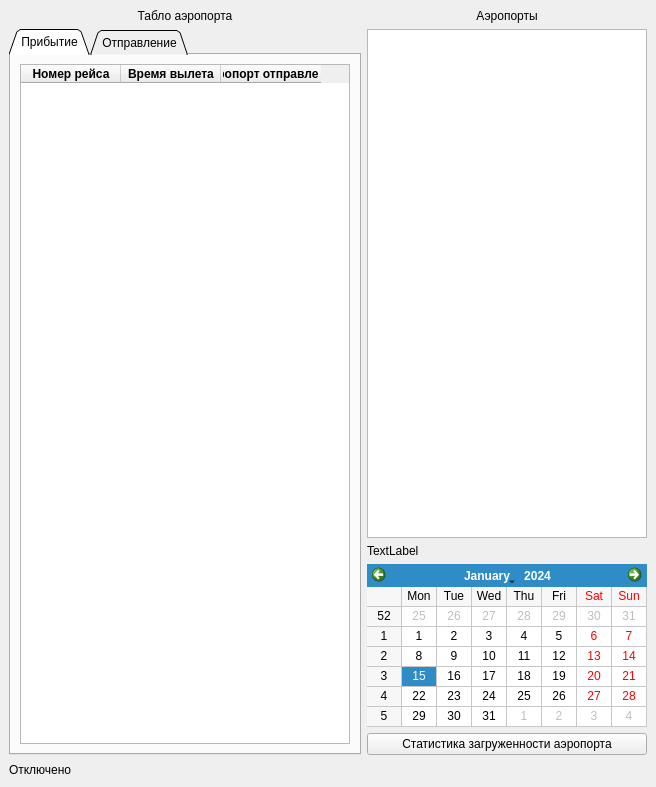
<?xml version="1.0" encoding="UTF-8"?>
<ui version="4.0">
 <class>AirportInspector</class>
 <widget class="QMainWindow" name="AirportInspector">
  <property name="geometry">
   <rect>
    <x>0</x>
    <y>0</y>
    <width>656</width>
    <height>787</height>
   </rect>
  </property>
  <property name="windowTitle">
   <string>Инспектор аэропортов</string>
  </property>
  <widget class="QWidget" name="centralwidget">
   <layout class="QGridLayout" name="gridLayout">
    <item row="0" column="0" colspan="2">
     <layout class="QVBoxLayout" name="verticalLayout_2">
      <item>
       <widget class="QLabel" name="label">
        <property name="text">
         <string>Табло аэропорта</string>
        </property>
        <property name="scaledContents">
         <bool>false</bool>
        </property>
        <property name="alignment">
         <set>Qt::AlignmentFlag::AlignCenter</set>
        </property>
        <property name="wordWrap">
         <bool>false</bool>
        </property>
        <property name="openExternalLinks">
         <bool>false</bool>
        </property>
       </widget>
      </item>
      <item>
       <widget class="QTabWidget" name="tw_AirportScoreboard">
        <property name="minimumSize">
         <size>
          <width>348</width>
          <height>0</height>
         </size>
        </property>
        <property name="tabPosition">
         <enum>QTabWidget::TabPosition::North</enum>
        </property>
        <property name="tabShape">
         <enum>QTabWidget::TabShape::Triangular</enum>
        </property>
        <property name="currentIndex">
         <number>0</number>
        </property>
        <widget class="QWidget" name="tb_Arrival">
         <attribute name="title">
          <string>Прибытие</string>
         </attribute>
         <layout class="QVBoxLayout" name="verticalLayout_4">
          <item>
           <widget class="QTableWidget" name="tw_Arrival">
            <property name="lineWidth">
             <number>1</number>
            </property>
            <property name="editTriggers">
             <set>QAbstractItemView::EditTrigger::NoEditTriggers</set>
            </property>
            <property name="alternatingRowColors">
             <bool>true</bool>
            </property>
            <property name="showGrid">
             <bool>false</bool>
            </property>
            <property name="gridStyle">
             <enum>Qt::PenStyle::NoPen</enum>
            </property>
            <property name="wordWrap">
             <bool>false</bool>
            </property>
            <property name="cornerButtonEnabled">
             <bool>false</bool>
            </property>
            <property name="columnCount">
             <number>3</number>
            </property>
            <attribute name="horizontalHeaderMinimumSectionSize">
             <number>20</number>
            </attribute>
            <attribute name="horizontalHeaderDefaultSectionSize">
             <number>100</number>
            </attribute>
            <column>
             <property name="text">
              <string>Номер рейса</string>
             </property>
             <property name="font">
              <font>
               <bold>true</bold>
              </font>
             </property>
            </column>
            <column>
             <property name="text">
              <string>Время вылета</string>
             </property>
             <property name="font">
              <font>
               <bold>true</bold>
              </font>
             </property>
            </column>
            <column>
             <property name="text">
              <string>Аэропорт отправления</string>
             </property>
             <property name="font">
              <font>
               <bold>true</bold>
               <underline>false</underline>
              </font>
             </property>
            </column>
           </widget>
          </item>
         </layout>
        </widget>
        <widget class="QWidget" name="tb_Departure">
         <attribute name="title">
          <string>Отправление</string>
         </attribute>
         <layout class="QVBoxLayout" name="verticalLayout_3">
          <item>
           <widget class="QTableWidget" name="tw_Departure">
            <property name="lineWidth">
             <number>1</number>
            </property>
            <property name="editTriggers">
             <set>QAbstractItemView::EditTrigger::NoEditTriggers</set>
            </property>
            <property name="alternatingRowColors">
             <bool>true</bool>
            </property>
            <property name="showGrid">
             <bool>false</bool>
            </property>
            <property name="gridStyle">
             <enum>Qt::PenStyle::NoPen</enum>
            </property>
            <property name="wordWrap">
             <bool>false</bool>
            </property>
            <property name="cornerButtonEnabled">
             <bool>false</bool>
            </property>
            <property name="columnCount">
             <number>3</number>
            </property>
            <column>
             <property name="text">
              <string>Номер рейса</string>
             </property>
             <property name="font">
              <font>
               <bold>true</bold>
              </font>
             </property>
            </column>
            <column>
             <property name="text">
              <string>Время вылета</string>
             </property>
             <property name="font">
              <font>
               <bold>true</bold>
              </font>
             </property>
            </column>
            <column>
             <property name="text">
              <string>Аэропорт назначения</string>
             </property>
             <property name="font">
              <font>
               <bold>true</bold>
               <underline>false</underline>
              </font>
             </property>
            </column>
           </widget>
          </item>
         </layout>
        </widget>
       </widget>
      </item>
     </layout>
    </item>
    <item row="0" column="2">
     <layout class="QVBoxLayout" name="verticalLayout">
      <item>
       <widget class="QLabel" name="label_2">
        <property name="text">
         <string>Аэропорты</string>
        </property>
        <property name="alignment">
         <set>Qt::AlignmentFlag::AlignCenter</set>
        </property>
       </widget>
      </item>
      <item>
       <widget class="QListWidget" name="lw_Airport">
        <property name="maximumSize">
         <size>
          <width>280</width>
          <height>16777215</height>
         </size>
        </property>
        <property name="autoScroll">
         <bool>true</bool>
        </property>
        <property name="showDropIndicator" stdset="0">
         <bool>true</bool>
        </property>
       </widget>
      </item>
      <item>
       <widget class="QLabel" name="lb_Workload">
        <property name="text">
         <string>TextLabel</string>
        </property>
       </widget>
      </item>
      <item>
       <widget class="QCalendarWidget" name="calendarWidget">
        <property name="minimumSize">
         <size>
          <width>280</width>
          <height>163</height>
         </size>
        </property>
        <property name="maximumSize">
         <size>
          <width>280</width>
          <height>163</height>
         </size>
        </property>
        <property name="mouseTracking">
         <bool>true</bool>
        </property>
        <property name="tabletTracking">
         <bool>true</bool>
        </property>
        <property name="gridVisible">
         <bool>true</bool>
        </property>
        <property name="horizontalHeaderFormat">
         <enum>QCalendarWidget::HorizontalHeaderFormat::ShortDayNames</enum>
        </property>
        <property name="verticalHeaderFormat">
         <enum>QCalendarWidget::VerticalHeaderFormat::ISOWeekNumbers</enum>
        </property>
        <property name="navigationBarVisible">
         <bool>true</bool>
        </property>
        <property name="dateEditEnabled">
         <bool>false</bool>
        </property>
       </widget>
      </item>
      <item>
       <widget class="QPushButton" name="pb_AirportCongestion">
        <property name="maximumSize">
         <size>
          <width>280</width>
          <height>16777215</height>
         </size>
        </property>
        <property name="text">
         <string>Статистика загруженности аэропорта</string>
        </property>
       </widget>
      </item>
     </layout>
    </item>
    <item row="1" column="0">
     <widget class="QLabel" name="lb_statusConnection">
      <property name="text">
       <string>Отключено</string>
      </property>
     </widget>
    </item>
    <item row="1" column="1" colspan="2">
     <spacer name="spacer_2">
      <property name="orientation">
       <enum>Qt::Orientation::Horizontal</enum>
      </property>
      <property name="sizeHint" stdset="0">
       <size>
        <width>457</width>
        <height>17</height>
       </size>
      </property>
     </spacer>
    </item>
   </layout>
  </widget>
  <widget class="QMenuBar" name="menubar">
   <property name="geometry">
    <rect>
     <x>0</x>
     <y>0</y>
     <width>656</width>
     <height>21</height>
    </rect>
   </property>
   <property name="defaultUp">
    <bool>true</bool>
   </property>
  </widget>
 </widget>
 <resources/>
 <connections/>
</ui>
